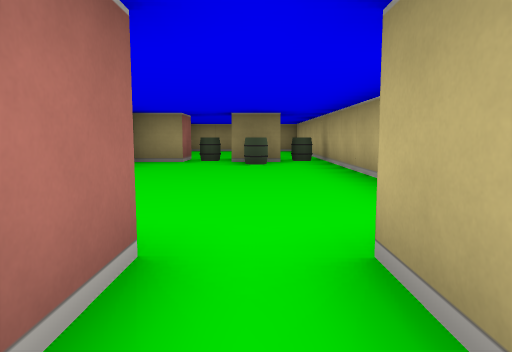
[1] (above)

23 first-person views from a walk through a cub3D maze. The camera is about half as high as the walls, tilts 6° down and sees 70° across. The floor is counted in squares. Each view is taken from the middle of a square. On the plan, view 1 faces up. The plan holds only what a view shows up to about 9 squares ahead; the rest is blank. The place goes on beyond the plan.

[2]
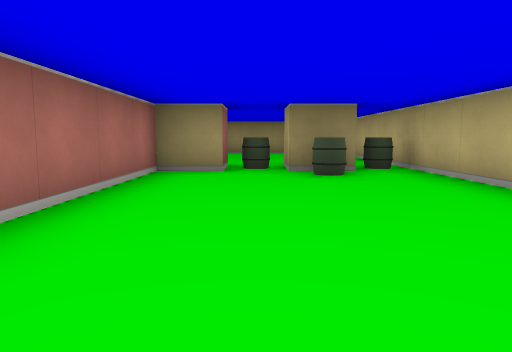

[3]
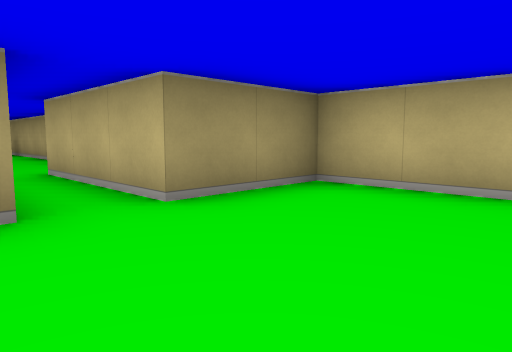

[4]
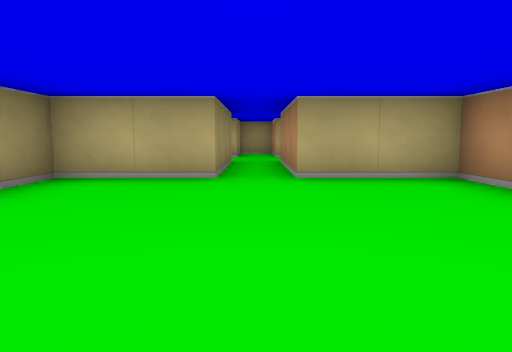

[5]
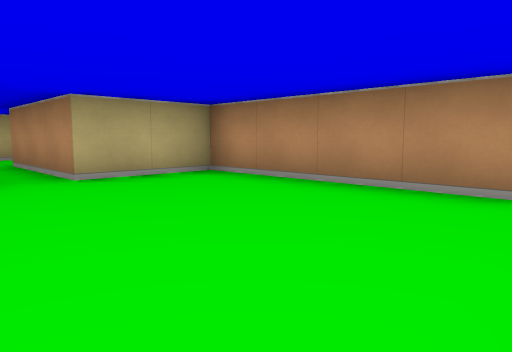

[6]
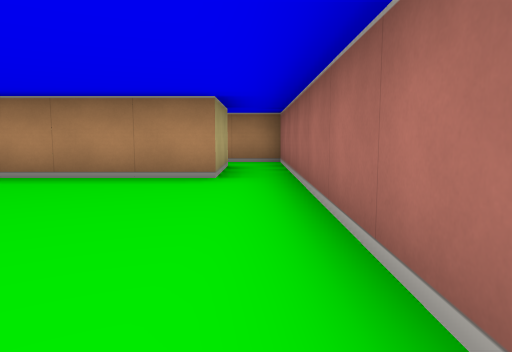

[7]
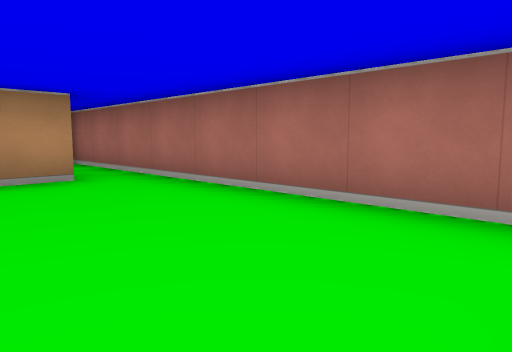

[8]
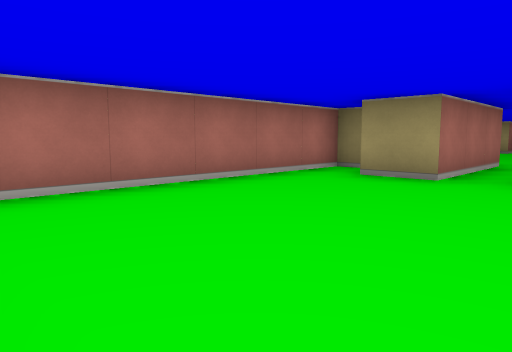

[9]
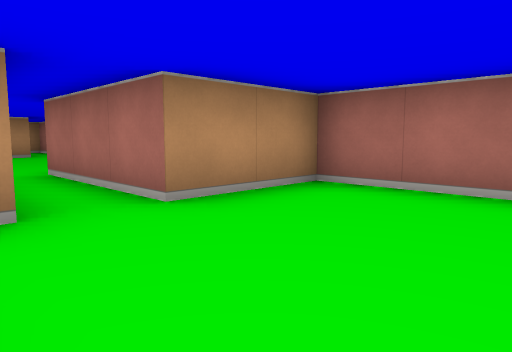

[10]
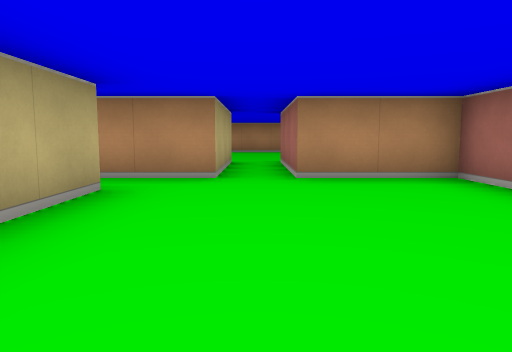

[11]
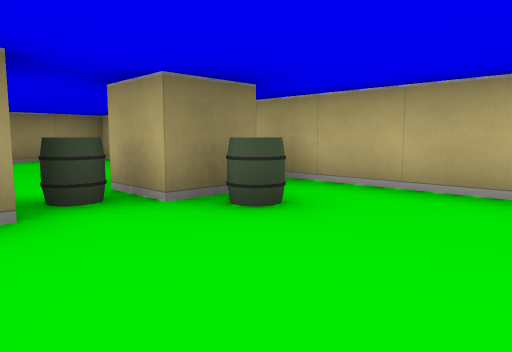

[12]
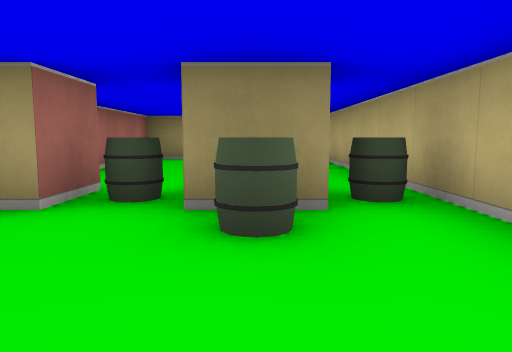

[13]
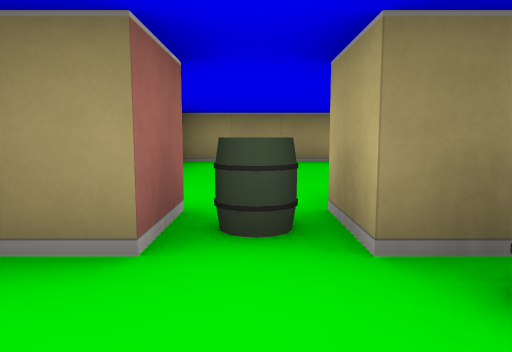

[14]
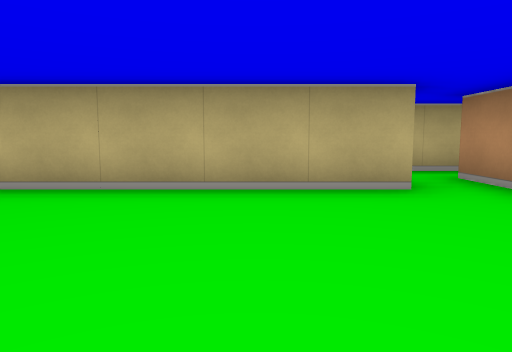

[15]
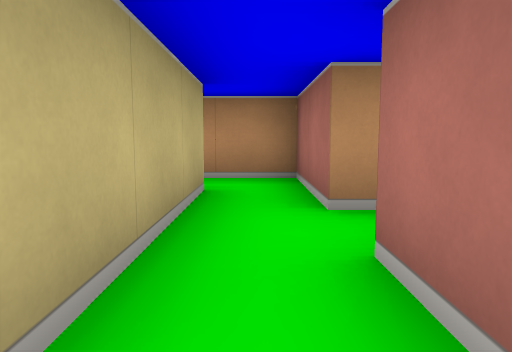

[16]
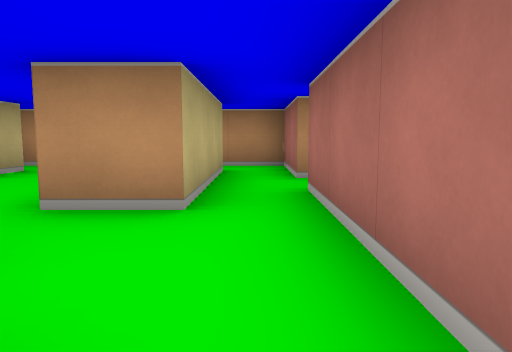

[17]
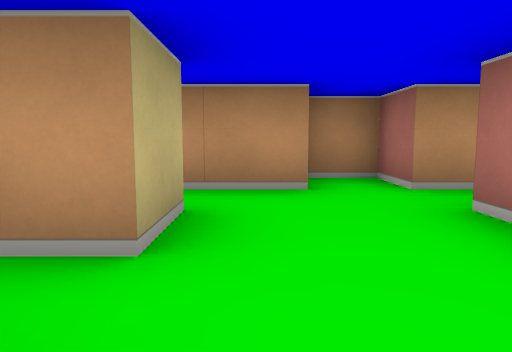

[18]
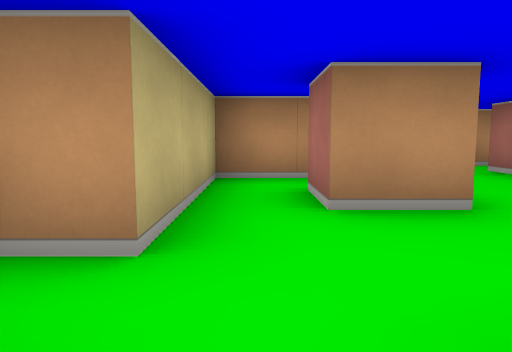

[19]
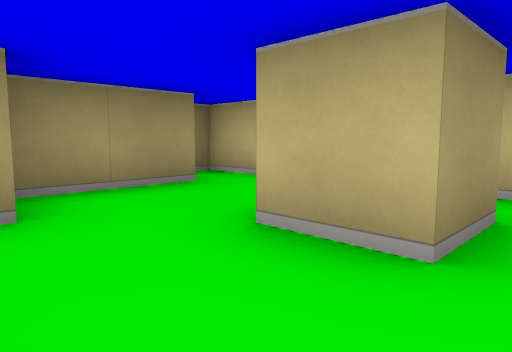

[20]
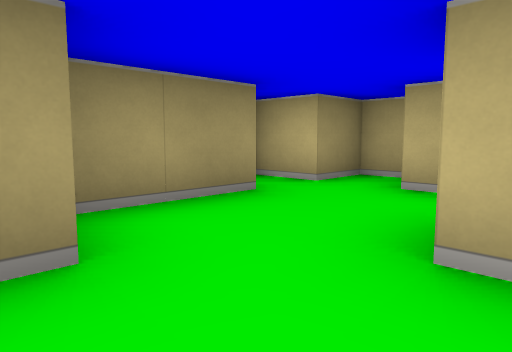

[21]
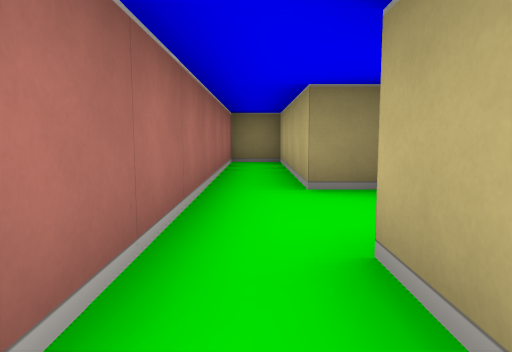

[22]
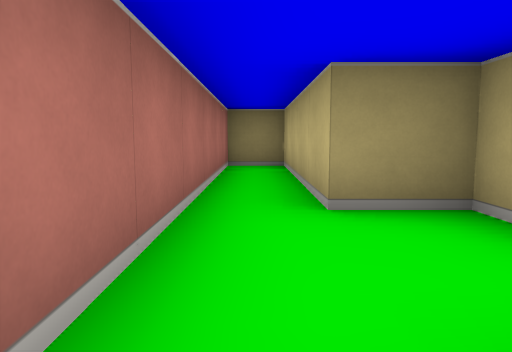

[23]
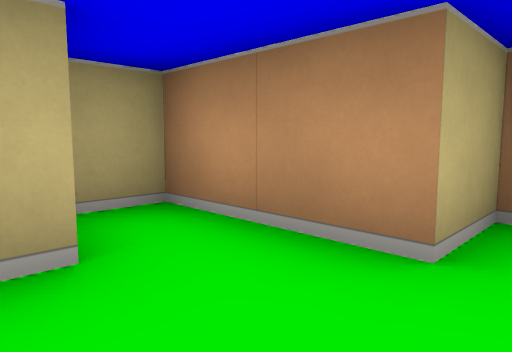

### Floor plan
Points are (right, up) in squares from view 1. A wall is a line through its corners. A room is listed if a view was taken in it or the views show most of it. See-through windows are left out.
Room 1 (views 1, 3, 4, 5, 6, 7, 8)
walls: (-1.5, -6.5) (2.5, -6.5) (2.5, -4.5) (5.5, -4.5); (-2, -0.5) (-2.5, -0.5) (-2.5, -6.5); (-0.5, 1.5) (-0.5, -1.5) (-1.5, -1.5); (5.5, -3.5) (2.5, -3.5) (2.5, -1.5) (0.5, -1.5) (0.5, 1.5)
ways out: opening at (0, 2) to room 2; opening at (-2, -7.5); opening at (5, -4)
Room 2 (views 2, 9, 10, 11, 12, 13, 14)
walls: (0.5, 7.5) (-0.5, 7.5) (-0.5, 8.5); (-1.5, 8.5) (-1.5, 7.5) (-2.5, 7.5) (-2.5, 1.5) (-0.5, 1.5); (1.5, 2.4) (1.5, 13.5) (-2.5, 13.5) (-2.5, 10.8); (0.5, 1.5) (2.5, 1.5)
ways out: opening at (0, 2) to room 1; opening at (2, 2) to room 5
objects: barrel (-1, 8); barrel (0, 7); barrel (1, 8)
Room 3 (views 15, 16)
walls: (4.5, 5) (4.5, 5.5) (3.5, 5.5) (3.5, 9.5) (2.5, 9.5) (2.5, 3.5); (3.5, 3.5) (4.5, 3.5)
ways out: opening at (4, 4) to room 4; opening at (3, 3) to room 5
Room 4 (views 17, 18, 19, 20)
walls: (6.5, 3.5) (7.5, 3.5) (7.5, 2.5) (6.5, 2.5) (6.5, 3.5); (5.6, 4.5) (5.1, 4.5); (7.6, 5.5) (5.6, 5.5); (6.5, 1.5) (8.5, 1.5) (8.5, 4.5) (9.1, 4.5); (9.5, 4.9) (9.5, 5.5) (8.5, 5.5) (8.5, 6.5) (8.1, 6.5)
ways out: opening at (4, 4) to room 3; opening at (5.5, 1) to room 6
Room 5 (views 21, 22)
walls: (2.5, 3.5) (2.5, 2.5); (3.5, 1.5) (3.5, 3.5)
ways out: opening at (2, 2) to room 2; opening at (3, 3) to room 3; opening at (3, 1) to room 7
Room 6 (view 23)
walls: (6.5, 0.4) (6.5, 1.5); (4.5, -0.5) (4.5, -1.5) (5.5, -1.5) (5.5, -0.5) (7.5, -0.5) (7.5, 0.2); (4.5, 1.1) (4.5, 0.5)
ways out: opening at (5.5, 1) to room 4; opening at (4, 0) to room 7
Room 7 (no view inside)
walls: (3.5, 0.5) (3.5, 1.5); (2.5, 1.5) (2.5, -0.5) (4.5, -0.5)
ways out: opening at (3, 1) to room 5; opening at (4, 0) to room 6

Positions as (right, up) in squares from view 1, and headings:
1: (0, 0), facing up
2: (-1, 2), facing up
3: (-1, -4), facing up-right
4: (-2, -4), facing right
5: (-2, -3), facing down-right
6: (-2, -2), facing down
7: (0, -2), facing down-left
8: (1, -6), facing up-left
9: (1, 4), facing down-left
10: (0, 6), facing down
11: (-2, 5), facing up-right
12: (0, 5), facing up
13: (-1, 6), facing up
14: (-2, 4), facing right
15: (3, 4), facing down
16: (3, 6), facing down
17: (6, 3), facing down
18: (8, 6), facing down
19: (5, 2), facing up-right
20: (5, 3), facing up-right
21: (3, 2), facing up
22: (3, 3), facing up
23: (5, 1), facing down-right
